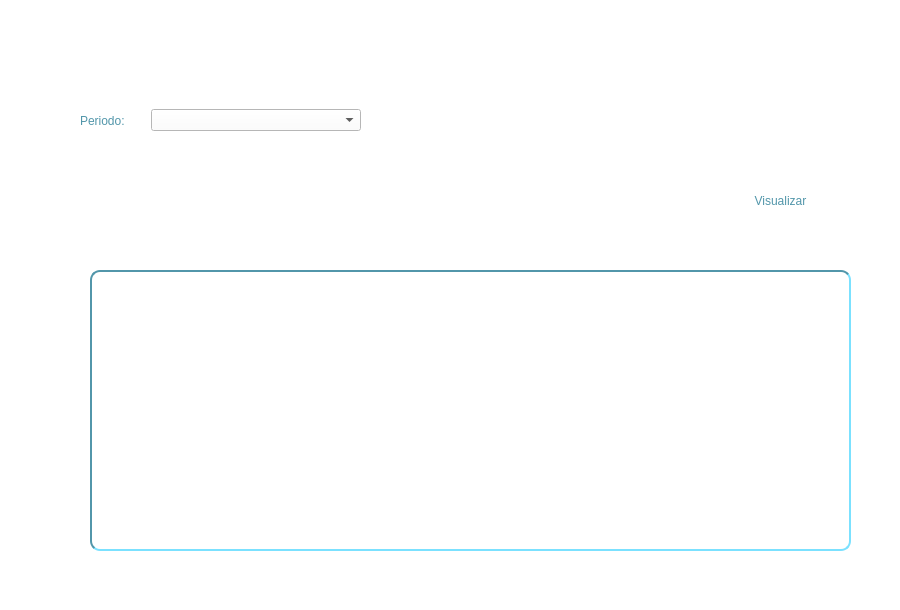
<?xml version="1.0" encoding="UTF-8"?>
<ui version="4.0">
 <class>visualizaGanancias</class>
 <widget class="QMainWindow" name="visualizaGanancias">
  <property name="geometry">
   <rect>
    <x>0</x>
    <y>0</y>
    <width>900</width>
    <height>610</height>
   </rect>
  </property>
  <property name="windowTitle">
   <string>MainWindow</string>
  </property>
  <property name="styleSheet">
   <string notr="true">QWidget
{
	background: rgb(255, 255, 255);
}

QPushButton
{
	border-width: 1.5px;
	border-color: rgb(82, 150, 170);
	border-radius:5px;
	padding: 0 8px;
	background-color:rgb(255, 255, 255);
	font: 18pt &quot;Yu Gothic&quot;;

	color:rgb(82, 150, 170)
}

QPushButton:hover
{
	font: 20pt &quot;Yu Gothic&quot;;
	color:rgb(82, 150, 170);
}

QGroupBox
{
	border-width: .8px;
	border-color: rgb(82, 150, 170);
	border-style: inset;
	border-radius:5px;
	padding: 0 8px;
	background-color:rgb(255, 255, 255);
	font: 20pt &quot;Yu Gothic&quot;;
	color:rgb(82, 150, 170)
}

QGroupBox QPushButton
{
	border-width: 0px;
	font: 18pt &quot;Yu Gothic&quot;;
	color:rgb(82, 150, 170);
}

QGroupBox QPushButton:hover
{
	font: 20pt &quot;Yu Gothic&quot;;
	color:rgb(0, 0, 127)
}

QGroupBox QLabel
{
	border-width: 0px;
	font: 18pt &quot;Yu Gothic&quot;;
	color:rgb(82, 150, 170);
}

QLineEdit
{
	border-width: 2px;
	border-color: rgb(82, 150, 170);
	border-style: inset;
	border-radius:10px;
	padding: 0 8px;
	background-color:rgb(255, 255, 255);
}

QTableWidget
{
border-width: 2px;
	border-color: rgb(82, 150, 170);
	border-style: inset;
	border-radius:10px;
	padding: 0 8px;
	background-color:rgb(255, 255, 255);
	font: 75 10pt &quot;Century Gothic&quot;;
	color:rgb(82, 150, 170)	
}
</string>
  </property>
  <widget class="QWidget" name="centralwidget">
   <widget class="QLabel" name="barraBBVA">
    <property name="geometry">
     <rect>
      <x>0</x>
      <y>0</y>
      <width>47</width>
      <height>611</height>
     </rect>
    </property>
    <property name="styleSheet">
     <string notr="true">background-color: none;</string>
    </property>
    <property name="text">
     <string/>
    </property>
    <property name="pixmap">
     <pixmap resource="imagenes.qrc">:/imagenes/barraColores.jpg</pixmap>
    </property>
    <property name="scaledContents">
     <bool>true</bool>
    </property>
   </widget>
   <widget class="QPushButton" name="btnRegresar">
    <property name="geometry">
     <rect>
      <x>800</x>
      <y>20</y>
      <width>71</width>
      <height>61</height>
     </rect>
    </property>
    <property name="sizePolicy">
     <sizepolicy hsizetype="Preferred" vsizetype="Preferred">
      <horstretch>0</horstretch>
      <verstretch>0</verstretch>
     </sizepolicy>
    </property>
    <property name="text">
     <string/>
    </property>
    <property name="icon">
     <iconset resource="imagenes.qrc">
      <normaloff>:/imagenes/regresar.png</normaloff>:/imagenes/regresar.png</iconset>
    </property>
    <property name="iconSize">
     <size>
      <width>60</width>
      <height>60</height>
     </size>
    </property>
   </widget>
   <widget class="QLabel" name="logoBBVA">
    <property name="geometry">
     <rect>
      <x>60</x>
      <y>20</y>
      <width>131</width>
      <height>51</height>
     </rect>
    </property>
    <property name="styleSheet">
     <string notr="true"/>
    </property>
    <property name="text">
     <string/>
    </property>
    <property name="pixmap">
     <pixmap resource="imagenes.qrc">:/imagenes/logoBBVA.jpg</pixmap>
    </property>
    <property name="scaledContents">
     <bool>true</bool>
    </property>
   </widget>
   <widget class="QPushButton" name="btnVisualizar">
    <property name="geometry">
     <rect>
      <x>710</x>
      <y>180</y>
      <width>141</width>
      <height>41</height>
     </rect>
    </property>
    <property name="styleSheet">
     <string notr="true"/>
    </property>
    <property name="text">
     <string>Visualizar</string>
    </property>
   </widget>
   <widget class="QTableWidget" name="tableWidget">
    <property name="geometry">
     <rect>
      <x>90</x>
      <y>270</y>
      <width>761</width>
      <height>281</height>
     </rect>
    </property>
   </widget>
   <widget class="QWidget" name="">
    <property name="geometry">
     <rect>
      <x>80</x>
      <y>100</y>
      <width>281</width>
      <height>41</height>
     </rect>
    </property>
    <layout class="QHBoxLayout" name="horizontalLayout">
     <item>
      <widget class="QLabel" name="label_4">
       <property name="styleSheet">
        <string notr="true">border-width: 0px;
	font: 13pt &quot;Yu Gothic&quot;;
	color:rgb(82, 150, 170);</string>
       </property>
       <property name="text">
        <string>Periodo:</string>
       </property>
      </widget>
     </item>
     <item>
      <spacer name="horizontalSpacer">
       <property name="orientation">
        <enum>Qt::Horizontal</enum>
       </property>
       <property name="sizeType">
        <enum>QSizePolicy::Fixed</enum>
       </property>
       <property name="sizeHint" stdset="0">
        <size>
         <width>20</width>
         <height>20</height>
        </size>
       </property>
      </spacer>
     </item>
     <item>
      <widget class="QComboBox" name="comboBoxPeriodo">
       <property name="sizePolicy">
        <sizepolicy hsizetype="Expanding" vsizetype="Fixed">
         <horstretch>0</horstretch>
         <verstretch>0</verstretch>
        </sizepolicy>
       </property>
      </widget>
     </item>
    </layout>
   </widget>
  </widget>
 </widget>
 <resources>
  <include location="imagenes.qrc"/>
 </resources>
 <connections/>
</ui>
